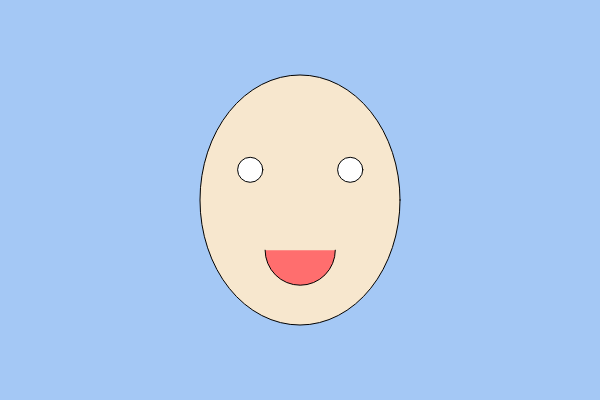
Frame 1 (no input)
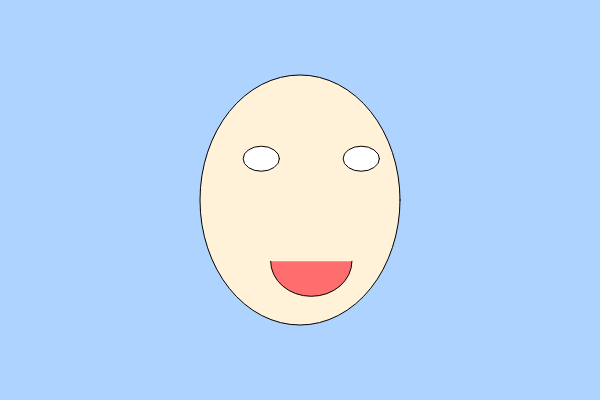
Frame 60 (no input)
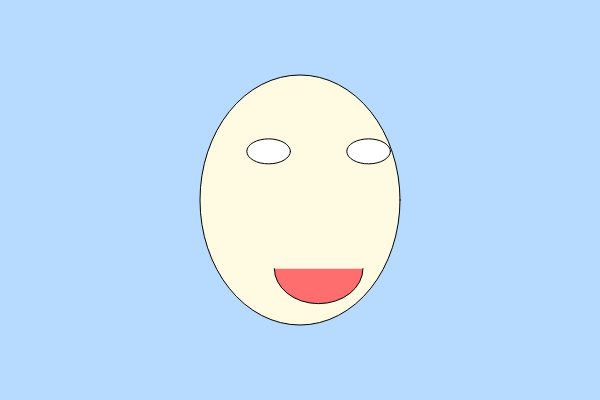
Frame 120 (the mouse pressed at the canvas centre since frame 60)

The p5.js sketch that drew these frames (run headless with seeded random() and noise() and a simulated clock; from frame 60 on, the mouse is pressed at the canvas centre):

// p5.js sketch
// ── sketch.js
function setup() {
  createCanvas(600, 400);//Tamany de l'àrea de dibuix
//El primer número es l'amplada en pixels i el ssegon número es l'alçada en pixels.
}

function draw() {
  let sinus=sin(frameCount*0.01)*20;
  //Let sinus es una variable, es un nom que conté números que canvian, es a dir, una variable numèrica on guardem nuúmeros que provenen de la funciò sinus que genera números entre -1 i +1. Si els números entre el -1 i +1 es multipliquen per 20, es transformen en numeros entre -20 i +20. No son aleatoris sino que aniran augmentant i disminuint sempre. Aquesta variable la puc sumar, multiplicar, dividir o canviar en qualsevol preametre de les funcions seguents. 
  background(164+sinus, 200+sinus, 245+sinus); //Color del fons del dibuix
  //El primer número es el nivell de vermell "R", el segon número es el nivell de verd "G" i el tercer número es l'intensitat de blau "B", per tant color RGB en html. Dintre del background o fons.
  fill(247+sinus,231+sinus,206+sinus);//Color de la cara exterior
  //En el cas de fill serà el mateix pero el que fa es omplir de color la figura següent que son dos ellipses
  ellipse(300,200,200,250);//Forma de la cara exterior
    fill(255,255,255);//Forma blanc dels ulls
  //El primer número es la posició x desde la cantunada superior esquerra que es al "0.0", el segon número es la posició "y" o alçada del centre de l'ellipse i el tercer número de l'amplada de l'ellipse. El quart número es l'alçada de l'ellipse.
  ellipse(250+sinus,170-sinus,25+sinus,25);//Forma de l'ull dret perquè x=250
  ellipse(350+sinus, 170-sinus,25+sinus,25);//Forma de l'ull esquerra perquè x=350
  fill(255, 110, 110);//Color de la boca
  arc(300+sinus, 250+sinus, 70+sinus, 70,0,PI);//Forma de la boca
}
